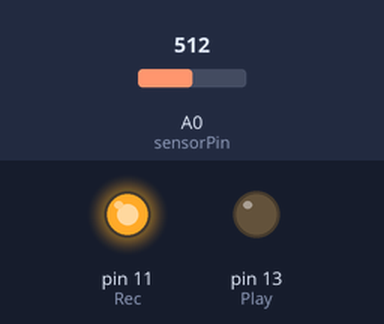
The sketch below on a simulated Arduino Uno, built with avr-gcc and run on an emulated ATmega328P. On the bench: output pins drawn as LEDs (lit = HIGH). Inputs (shaded band) come from the test bench; at power-on: A0 (sensorPin) = 512.

Above: at 5.0 s.
At 15.05 s:
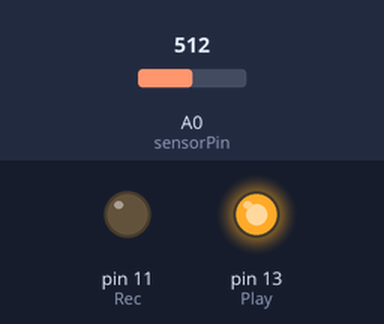
At 20.1 s:
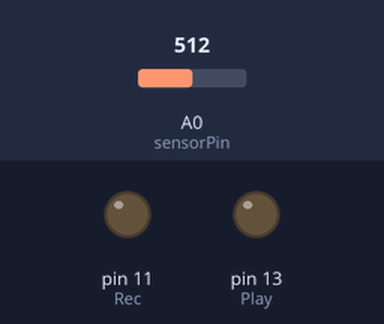
Timing chart, 0 to 32.7 s (numbered marks = the images above):
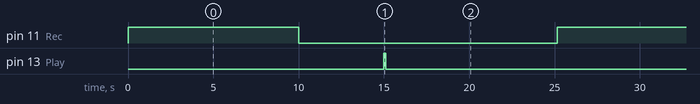

Measured:
- by itself, pin 11 (Rec): alternates HIGH for 10.0 s and LOW for 15.2 s
- by itself, pin 13 (Play): alternates HIGH for 0.10 s and LOW for 25.1 s
- by itself, everything shown: repeats every 25.2 s, in 4 steps

The sketch:

isd1820.ino
```cpp
/*

Code for ISD1820 Voice Recording Module
by eLab Peers (C) 2014.

Visit us at:
http://www.elabpeers.com

All rights reserved.

Wiring:
1.  VCC to 5V on Arduino board
2.  GND to GND on Arduino board
3.  REC to Pin 11 on Arduino board
4.  P-E to Pin 13 on Arduino board

*/
#include <SoftwareSerial.h>
int Rec = 11;
int Play = 13;
SoftwareSerial BTserial(10, 11); // RX | TX
int sensorPin = A0;
int sensorValue = 0;

void setup()
{
  pinMode(Rec, OUTPUT);
  pinMode(Play, OUTPUT);
  BTserial.begin(9600);
}

void loop()
{
  sensorValue = analogRead(sensorPin);
  digitalWrite(Rec, HIGH);
  delay(10000);
  digitalWrite(Rec, LOW);
  delay(5000);
  digitalWrite(Play, HIGH);
  delay(100);
  digitalWrite(Play, LOW);
  delay(10000);
  BTserial.print("1234");
  BTserial.print(",");
  BTserial.print("1234.0");
  BTserial.print(",");
  BTserial.print("1234 hPa");
  BTserial.print(",");
  BTserial.print("500 ml/s");
  BTserial.print(",");
  BTserial.print(sensorValue);
  BTserial.print(";");
  //message to the receiving device
  delay(20);
}
```
